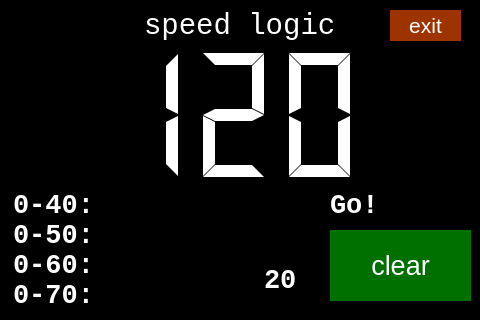
<?xml version="1.0" encoding="UTF-8"?>
<ui version="4.0">
 <class>Dialog</class>
 <widget class="QDialog" name="Dialog">
  <property name="geometry">
   <rect>
    <x>0</x>
    <y>0</y>
    <width>480</width>
    <height>320</height>
   </rect>
  </property>
  <property name="sizePolicy">
   <sizepolicy hsizetype="Fixed" vsizetype="Fixed">
    <horstretch>0</horstretch>
    <verstretch>0</verstretch>
   </sizepolicy>
  </property>
  <property name="windowTitle">
   <string>Dialog</string>
  </property>
  <property name="styleSheet">
   <string notr="true">background-color: rgb(0, 0, 0);</string>
  </property>
  <widget class="QLineEdit" name="title">
   <property name="geometry">
    <rect>
     <x>20</x>
     <y>10</y>
     <width>441</width>
     <height>31</height>
    </rect>
   </property>
   <property name="sizePolicy">
    <sizepolicy hsizetype="Fixed" vsizetype="Fixed">
     <horstretch>0</horstretch>
     <verstretch>0</verstretch>
    </sizepolicy>
   </property>
   <property name="font">
    <font>
     <family>Consolas</family>
     <pointsize>22</pointsize>
    </font>
   </property>
   <property name="cursor">
    <cursorShape>BlankCursor</cursorShape>
   </property>
   <property name="styleSheet">
    <string notr="true">color: rgb(255, 255, 255);</string>
   </property>
   <property name="text">
    <string>speed logic</string>
   </property>
   <property name="alignment">
    <set>Qt::AlignCenter</set>
   </property>
   <property name="readOnly">
    <bool>true</bool>
   </property>
  </widget>
  <widget class="QPushButton" name="close_button">
   <property name="geometry">
    <rect>
     <x>390</x>
     <y>10</y>
     <width>71</width>
     <height>31</height>
    </rect>
   </property>
   <property name="font">
    <font>
     <pointsize>16</pointsize>
    </font>
   </property>
   <property name="cursor">
    <cursorShape>BlankCursor</cursorShape>
   </property>
   <property name="styleSheet">
    <string notr="true">color: rgb(255, 255, 255);
background-color: rgb(157, 52, 0);
border: none;</string>
   </property>
   <property name="text">
    <string>exit</string>
   </property>
  </widget>
  <widget class="QLCDNumber" name="lcd_speed">
   <property name="geometry">
    <rect>
     <x>20</x>
     <y>40</y>
     <width>441</width>
     <height>151</height>
    </rect>
   </property>
   <property name="sizePolicy">
    <sizepolicy hsizetype="Fixed" vsizetype="Fixed">
     <horstretch>0</horstretch>
     <verstretch>0</verstretch>
    </sizepolicy>
   </property>
   <property name="font">
    <font>
     <kerning>false</kerning>
    </font>
   </property>
   <property name="cursor">
    <cursorShape>BlankCursor</cursorShape>
   </property>
   <property name="styleSheet">
    <string notr="true">color: rgb(255, 255, 255);
background: rgba(0,0,0,0.0);</string>
   </property>
   <property name="smallDecimalPoint">
    <bool>true</bool>
   </property>
   <property name="digitCount">
    <number>3</number>
   </property>
   <property name="mode">
    <enum>QLCDNumber::Dec</enum>
   </property>
   <property name="segmentStyle">
    <enum>QLCDNumber::Flat</enum>
   </property>
   <property name="value" stdset="0">
    <double>120.000000000000000</double>
   </property>
   <property name="intValue" stdset="0">
    <number>120</number>
   </property>
  </widget>
  <widget class="QLineEdit" name="on40">
   <property name="geometry">
    <rect>
     <x>10</x>
     <y>190</y>
     <width>211</width>
     <height>31</height>
    </rect>
   </property>
   <property name="sizePolicy">
    <sizepolicy hsizetype="Fixed" vsizetype="Fixed">
     <horstretch>0</horstretch>
     <verstretch>0</verstretch>
    </sizepolicy>
   </property>
   <property name="font">
    <font>
     <family>Consolas</family>
     <pointsize>20</pointsize>
     <weight>75</weight>
     <bold>true</bold>
    </font>
   </property>
   <property name="cursor">
    <cursorShape>ArrowCursor</cursorShape>
   </property>
   <property name="styleSheet">
    <string notr="true">color: rgb(255, 255, 255);</string>
   </property>
   <property name="text">
    <string>0-40: </string>
   </property>
   <property name="readOnly">
    <bool>true</bool>
   </property>
  </widget>
  <widget class="QLineEdit" name="on50">
   <property name="geometry">
    <rect>
     <x>10</x>
     <y>220</y>
     <width>211</width>
     <height>31</height>
    </rect>
   </property>
   <property name="sizePolicy">
    <sizepolicy hsizetype="Fixed" vsizetype="Fixed">
     <horstretch>0</horstretch>
     <verstretch>0</verstretch>
    </sizepolicy>
   </property>
   <property name="font">
    <font>
     <family>Consolas</family>
     <pointsize>20</pointsize>
     <weight>75</weight>
     <bold>true</bold>
    </font>
   </property>
   <property name="cursor">
    <cursorShape>ArrowCursor</cursorShape>
   </property>
   <property name="styleSheet">
    <string notr="true">color: rgb(255, 255, 255);</string>
   </property>
   <property name="text">
    <string>0-50: </string>
   </property>
   <property name="readOnly">
    <bool>true</bool>
   </property>
  </widget>
  <widget class="QLineEdit" name="on60">
   <property name="geometry">
    <rect>
     <x>10</x>
     <y>250</y>
     <width>211</width>
     <height>31</height>
    </rect>
   </property>
   <property name="sizePolicy">
    <sizepolicy hsizetype="Fixed" vsizetype="Fixed">
     <horstretch>0</horstretch>
     <verstretch>0</verstretch>
    </sizepolicy>
   </property>
   <property name="font">
    <font>
     <family>Consolas</family>
     <pointsize>20</pointsize>
     <weight>75</weight>
     <bold>true</bold>
    </font>
   </property>
   <property name="cursor">
    <cursorShape>ArrowCursor</cursorShape>
   </property>
   <property name="styleSheet">
    <string notr="true">color: rgb(255, 255, 255);</string>
   </property>
   <property name="text">
    <string>0-60: </string>
   </property>
   <property name="readOnly">
    <bool>true</bool>
   </property>
  </widget>
  <widget class="QLineEdit" name="on70">
   <property name="geometry">
    <rect>
     <x>10</x>
     <y>280</y>
     <width>211</width>
     <height>31</height>
    </rect>
   </property>
   <property name="sizePolicy">
    <sizepolicy hsizetype="Fixed" vsizetype="Fixed">
     <horstretch>0</horstretch>
     <verstretch>0</verstretch>
    </sizepolicy>
   </property>
   <property name="font">
    <font>
     <family>Consolas</family>
     <pointsize>20</pointsize>
     <weight>75</weight>
     <bold>true</bold>
    </font>
   </property>
   <property name="cursor">
    <cursorShape>ArrowCursor</cursorShape>
   </property>
   <property name="styleSheet">
    <string notr="true">color: rgb(255, 255, 255);</string>
   </property>
   <property name="text">
    <string>0-70: </string>
   </property>
   <property name="readOnly">
    <bool>true</bool>
   </property>
  </widget>
  <widget class="QPushButton" name="clear_info">
   <property name="geometry">
    <rect>
     <x>330</x>
     <y>230</y>
     <width>141</width>
     <height>71</height>
    </rect>
   </property>
   <property name="sizePolicy">
    <sizepolicy hsizetype="Fixed" vsizetype="Fixed">
     <horstretch>0</horstretch>
     <verstretch>0</verstretch>
    </sizepolicy>
   </property>
   <property name="baseSize">
    <size>
     <width>0</width>
     <height>0</height>
    </size>
   </property>
   <property name="font">
    <font>
     <pointsize>20</pointsize>
    </font>
   </property>
   <property name="cursor">
    <cursorShape>BlankCursor</cursorShape>
   </property>
   <property name="autoFillBackground">
    <bool>false</bool>
   </property>
   <property name="styleSheet">
    <string notr="true">color: rgb(255, 255, 255);
background-color: rgb(0, 112, 0);
border: none;</string>
   </property>
   <property name="text">
    <string>clear</string>
   </property>
  </widget>
  <widget class="QLineEdit" name="updates_count">
   <property name="geometry">
    <rect>
     <x>250</x>
     <y>260</y>
     <width>61</width>
     <height>41</height>
    </rect>
   </property>
   <property name="sizePolicy">
    <sizepolicy hsizetype="Fixed" vsizetype="Fixed">
     <horstretch>0</horstretch>
     <verstretch>0</verstretch>
    </sizepolicy>
   </property>
   <property name="font">
    <font>
     <family>Consolas</family>
     <pointsize>20</pointsize>
     <weight>75</weight>
     <bold>true</bold>
    </font>
   </property>
   <property name="cursor">
    <cursorShape>ArrowCursor</cursorShape>
   </property>
   <property name="styleSheet">
    <string notr="true">color: rgb(255, 255, 255);</string>
   </property>
   <property name="text">
    <string>20</string>
   </property>
   <property name="alignment">
    <set>Qt::AlignCenter</set>
   </property>
   <property name="readOnly">
    <bool>true</bool>
   </property>
  </widget>
  <widget class="QLineEdit" name="status">
   <property name="geometry">
    <rect>
     <x>240</x>
     <y>190</y>
     <width>231</width>
     <height>31</height>
    </rect>
   </property>
   <property name="sizePolicy">
    <sizepolicy hsizetype="Fixed" vsizetype="Fixed">
     <horstretch>0</horstretch>
     <verstretch>0</verstretch>
    </sizepolicy>
   </property>
   <property name="font">
    <font>
     <family>Consolas</family>
     <pointsize>20</pointsize>
     <weight>75</weight>
     <bold>true</bold>
    </font>
   </property>
   <property name="cursor">
    <cursorShape>ArrowCursor</cursorShape>
   </property>
   <property name="styleSheet">
    <string notr="true">color: rgb(255, 255, 255);</string>
   </property>
   <property name="text">
    <string>Go!</string>
   </property>
   <property name="alignment">
    <set>Qt::AlignCenter</set>
   </property>
   <property name="readOnly">
    <bool>true</bool>
   </property>
  </widget>
 </widget>
 <resources/>
 <connections/>
</ui>
